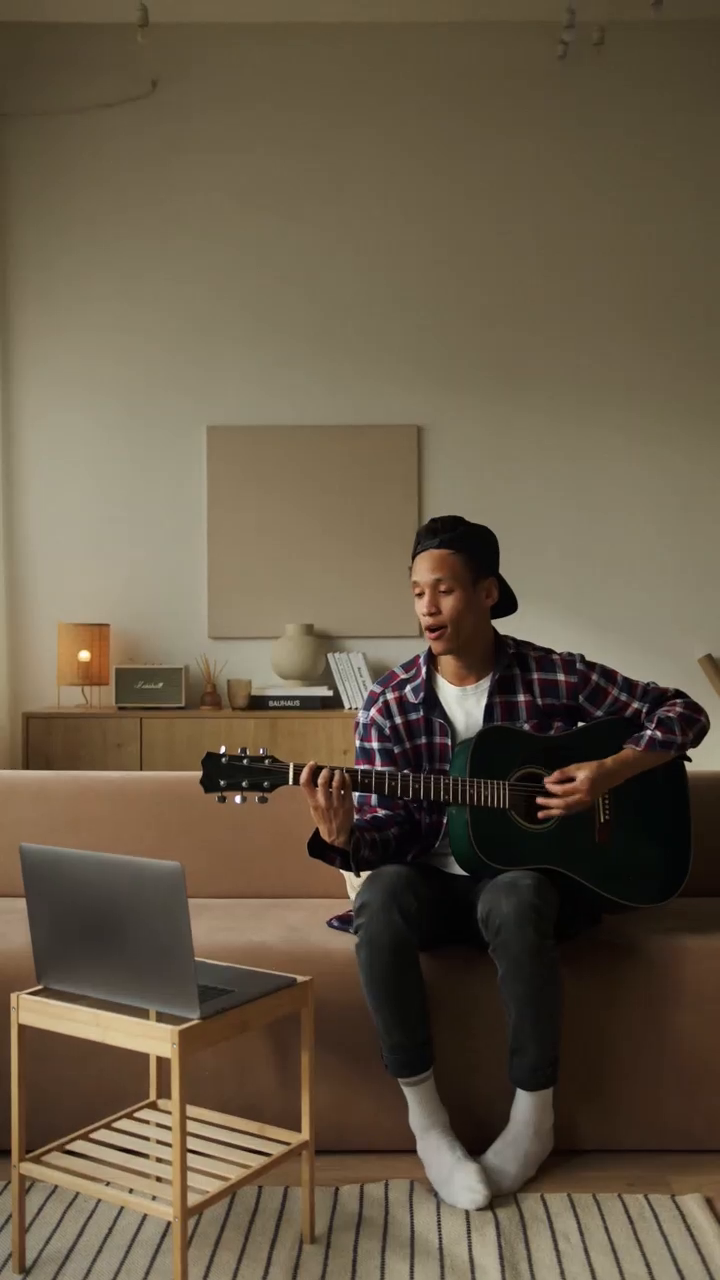
#> input picture frame 34 of inputs/guitar.mov, 720 x 1280 px, given in place of beer.mp4, which was not available
$ python results.py
#> lines starting #> are read from the running program, lines starting #| are printed output that depends on the picture; pictures that were not available may be replaced by others from this repository, and a replacement may not be noted
import cv2
import numpy as np
import matplotlib.pyplot as plt

"""
Calculates the average pixel RGB value and saves the average image
:param input:   string          video path
:param output:  string          output image path
:return: numpy.ndarray lxwx3
"""
def get_average_image(input, output):
#> called with input = 'inputs/beer.mp4', output = 'results/beer_average.png'
    vid = cv2.VideoCapture(input)
    success, frame = vid.read()
#> frame is the input picture: shape (1280, 720, 3); mean B, G, R 70, 89.2, 102.2
    average = np.zeros(frame.shape)
    num_frames = 0
    while success:
        num_frames += 1
        frame = cv2.cvtColor(frame, cv2.COLOR_BGR2RGB) / 255.0
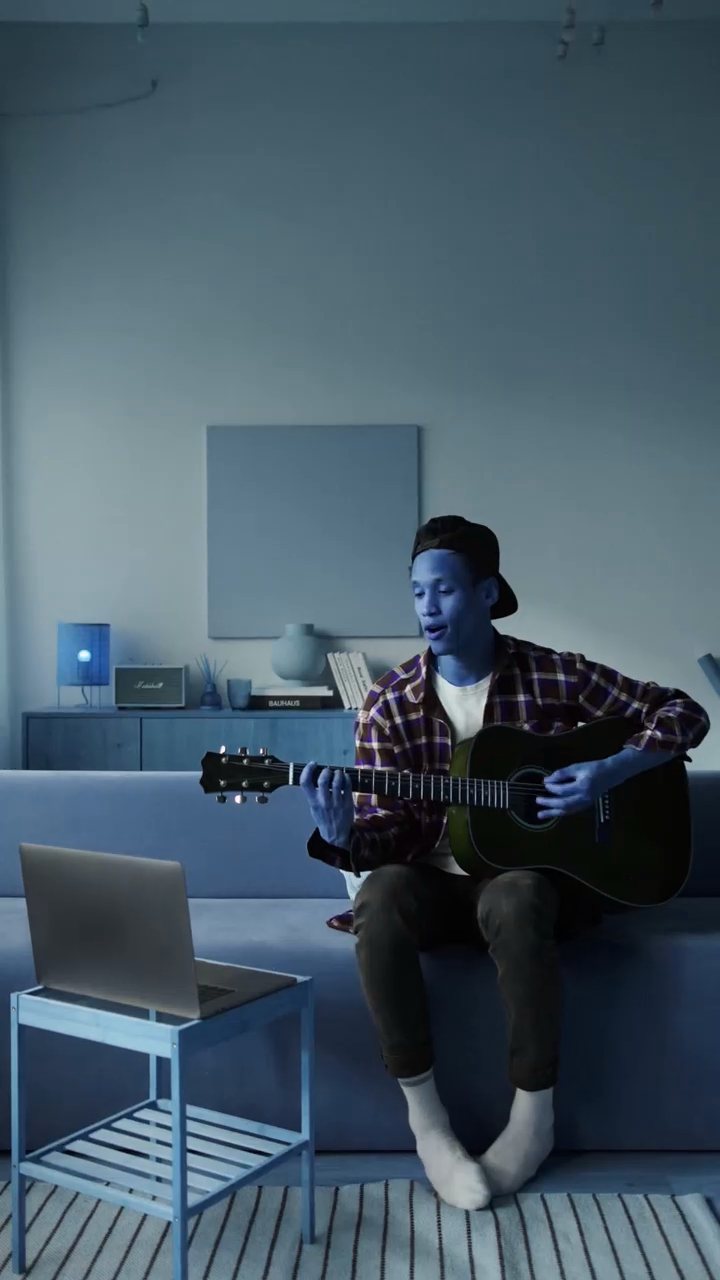
#> frame: shape (1280, 720, 3) float64; mean B, G, R 0.401, 0.35, 0.275
        average += frame.astype(np.float64)
        success, frame = vid.read()
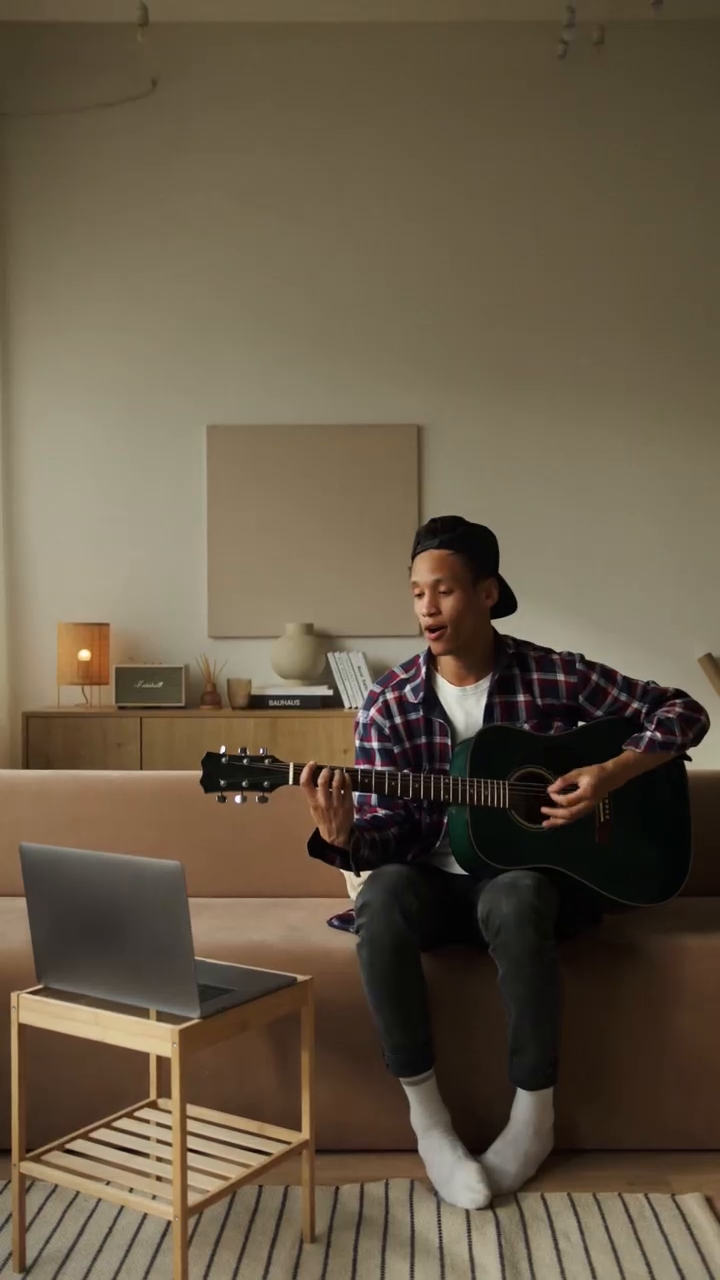
#> input picture frame 35 of inputs/guitar.mov, 720 x 1280 px, given in place of beer.mp4, which was not available
#> frame is the input picture: shape (1280, 720, 3); mean B, G, R 70.3, 89.4, 102.4
    average = average / num_frames
    cv2.imwrite(output, average[:, :, [2,1,0]] * 255.0)
    return average

"""
Returns the mean RGB pixel variances, computed within the green strokes across all frames of the output video
:param input:   string          video path
:param average: numpy.ndarray   float64 array with the average RGB pixel values
:param m:       numpy.ndarray   boolean array where the green strokes are False and everything else is True
:return: number of frames, variance
(1080, 1920, 3)
"""
def get_variances(input, average, m):
    vid = cv2.VideoCapture(input)
    success, frame = vid.read()
    print(frame.shape)
    var_avg = np.zeros(frame.shape)
    num_frames = 0
    while success:
        num_frames += 1
        frame = cv2.cvtColor(frame, cv2.COLOR_BGR2RGB) / 255.0
        var = np.sqrt(np.abs(frame - average))
        var_avg += var
        success, frame = vid.read()
    var_avg = var_avg / num_frames
    var = np.ma.masked_array(var_avg, mask=m)
    return num_frames, np.mean(var)

input_path = "inputs/beer.mp4"
output_path = "results/beer_average.png"
average = get_average_image(input_path, output_path)
mask = np.zeros((1080, 1920, 3), dtype=bool)
num_frames, var = get_variances(input_path, average, mask)
print("# of Frames:", num_frames)
print("Input:", var)
print(var)

$ run again, starting later in the video
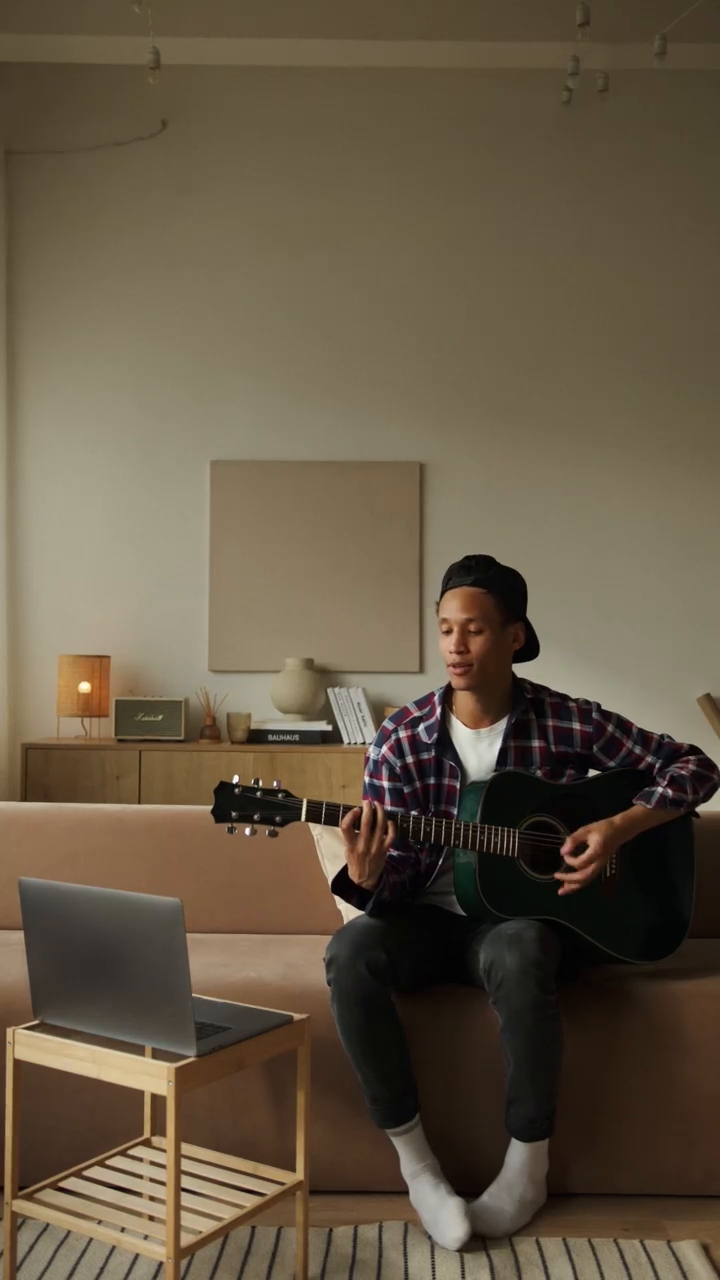
#> input picture frame 157 of inputs/guitar.mov, 720 x 1280 px, given in place of beer.mp4, which was not available
#> in get_average_image, frame is the input picture: shape (1280, 720, 3); mean B, G, R 68.2, 87.7, 100.7
#> in get_average_image, `frame = cv2.cvtColor(frame, cv2.COLOR_BGR2RGB) / 255.0`:
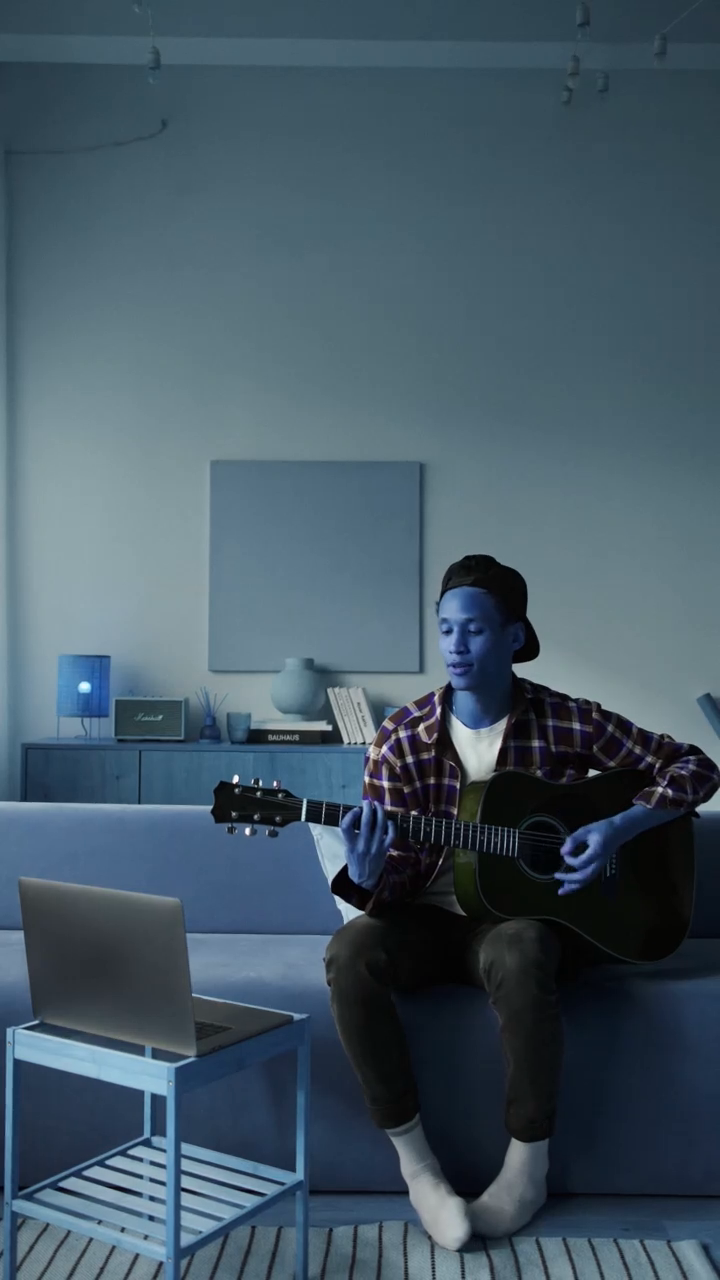
#> frame: shape (1280, 720, 3) float64; mean B, G, R 0.395, 0.344, 0.268
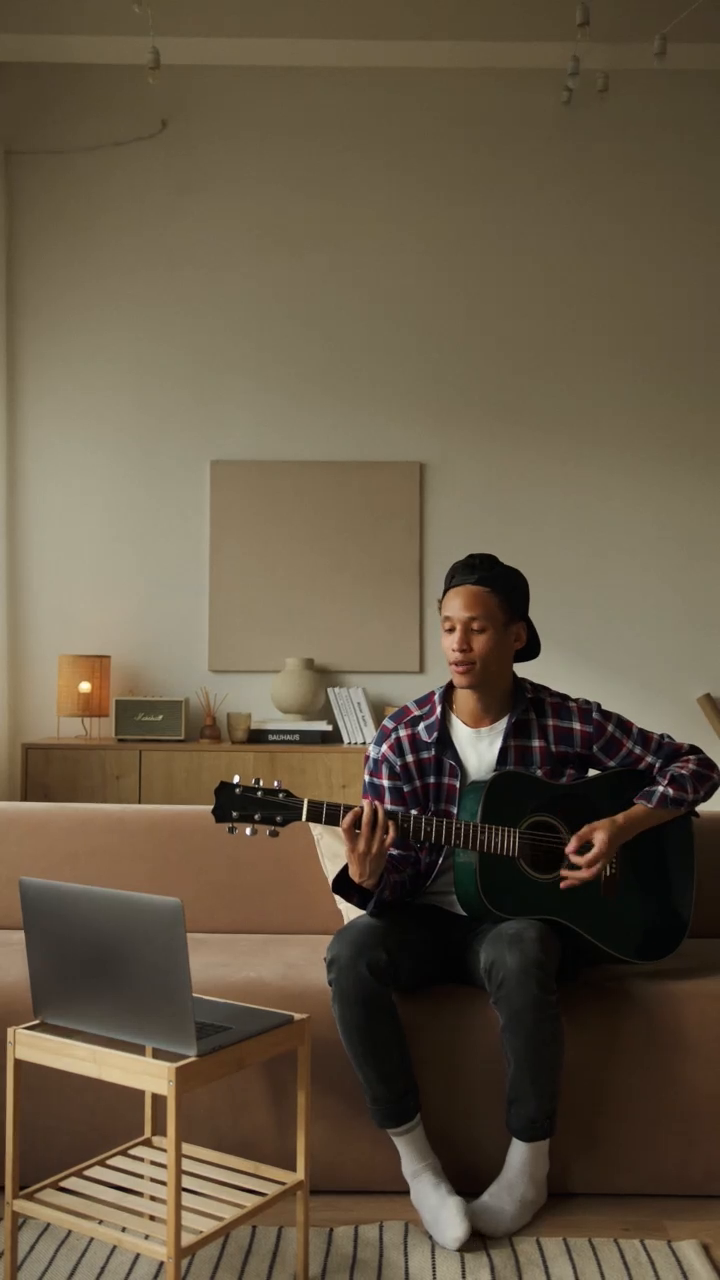
#> input picture frame 158 of inputs/guitar.mov, 720 x 1280 px, given in place of beer.mp4, which was not available
#> in get_average_image, frame is the input picture: shape (1280, 720, 3); mean B, G, R 68.1, 87.7, 100.6

$ run again, starting later in the video
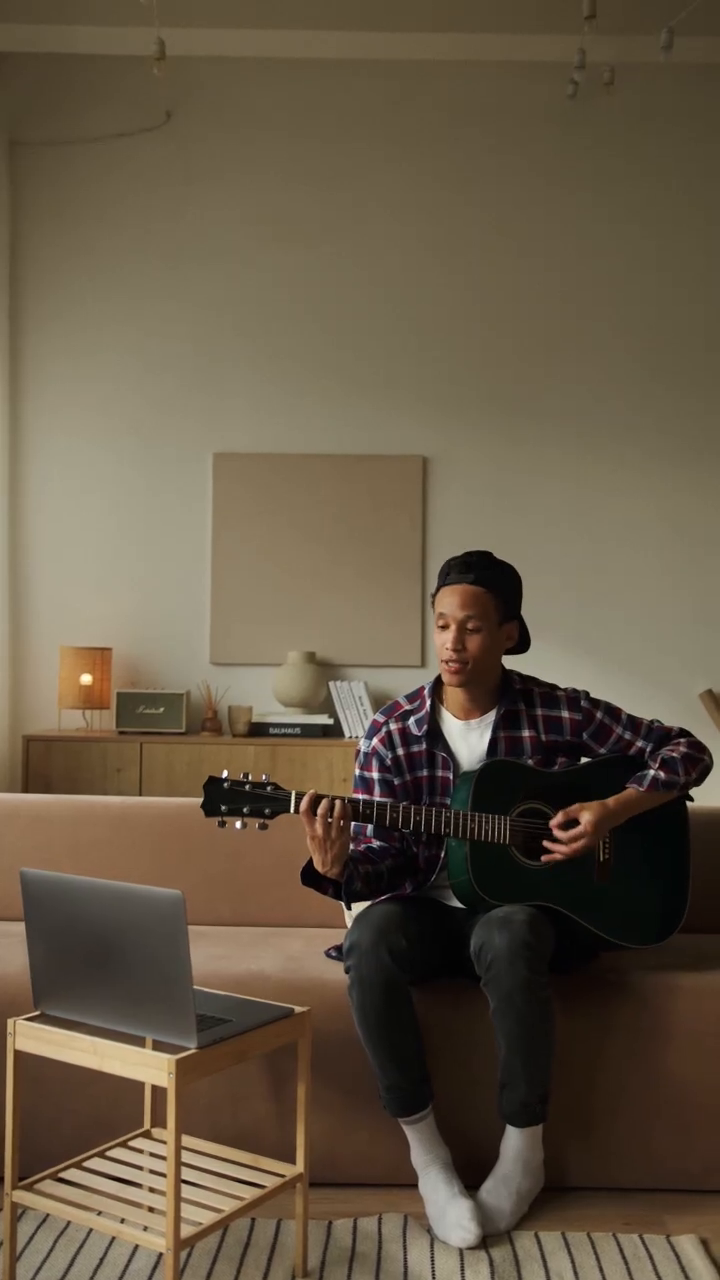
#> input picture frame 279 of inputs/guitar.mov, 720 x 1280 px, given in place of beer.mp4, which was not available
#> in get_average_image, frame is the input picture: shape (1280, 720, 3); mean B, G, R 68.8, 88, 101
#> in get_average_image, `frame = cv2.cvtColor(frame, cv2.COLOR_BGR2RGB) / 255.0`:
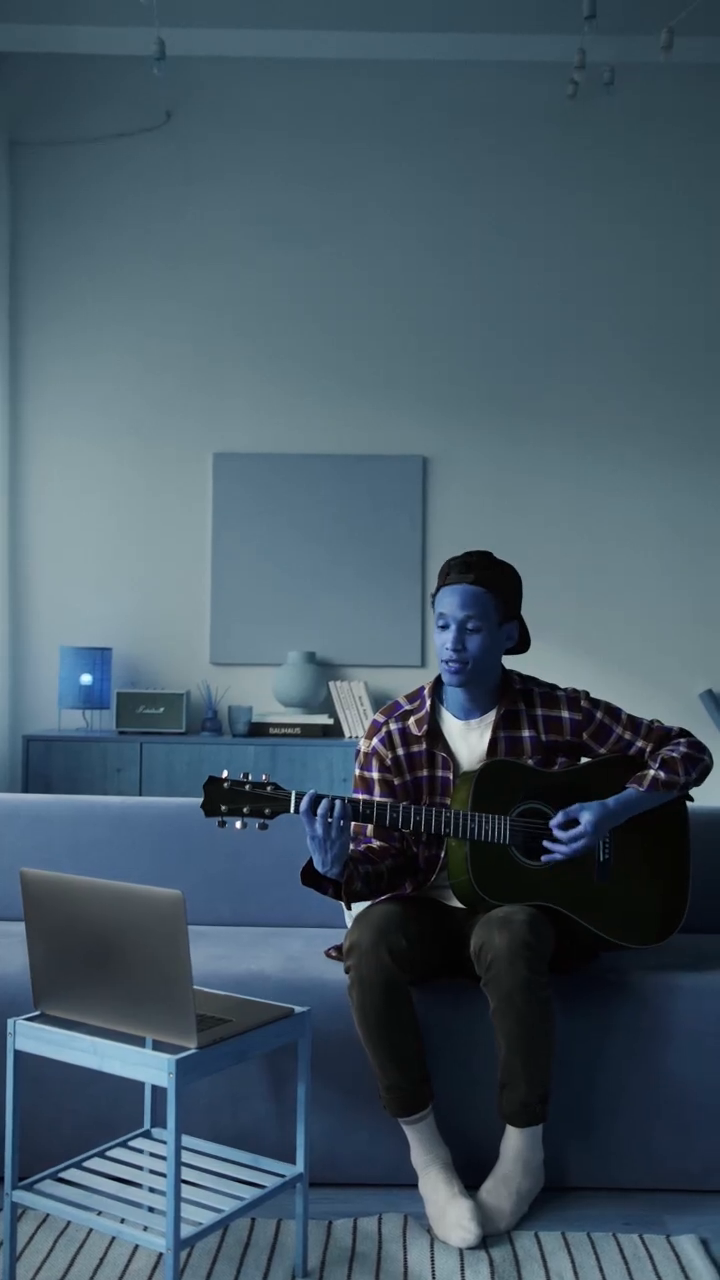
#> frame: shape (1280, 720, 3) float64; mean B, G, R 0.396, 0.345, 0.27
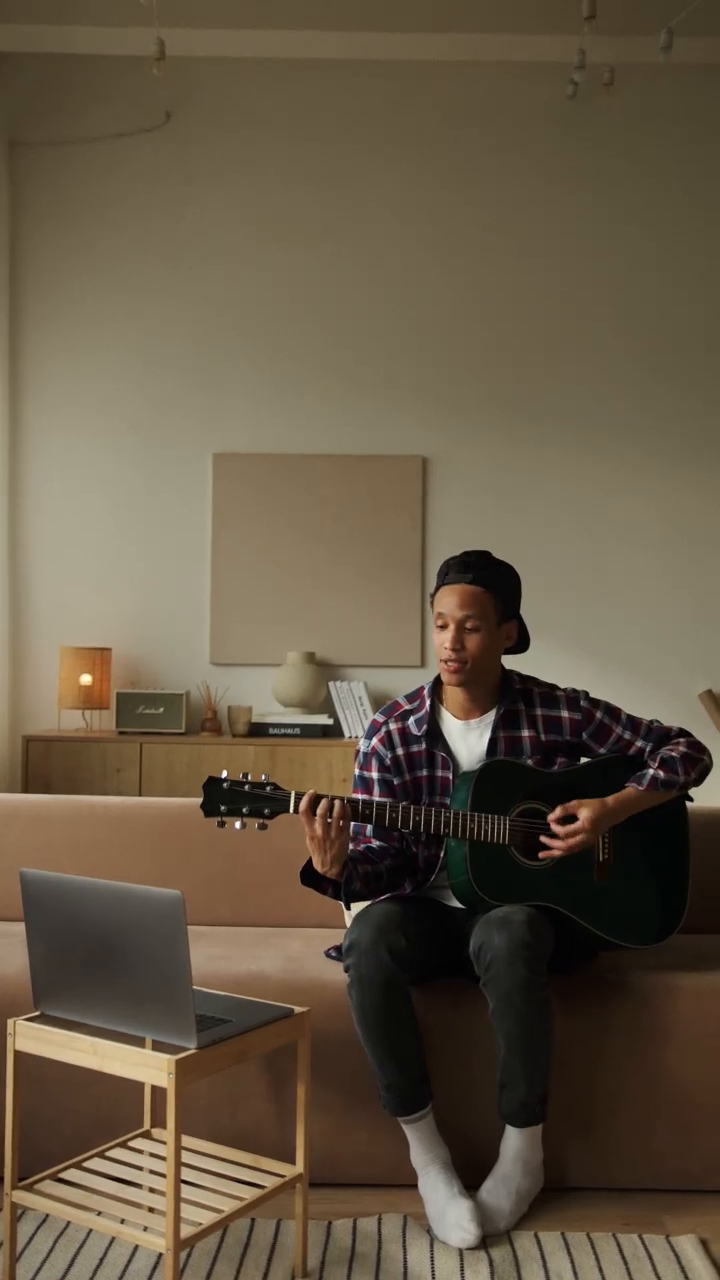
#> input picture frame 280 of inputs/guitar.mov, 720 x 1280 px, given in place of beer.mp4, which was not available
#> in get_average_image, frame is the input picture: shape (1280, 720, 3); mean B, G, R 68.6, 87.8, 100.8
